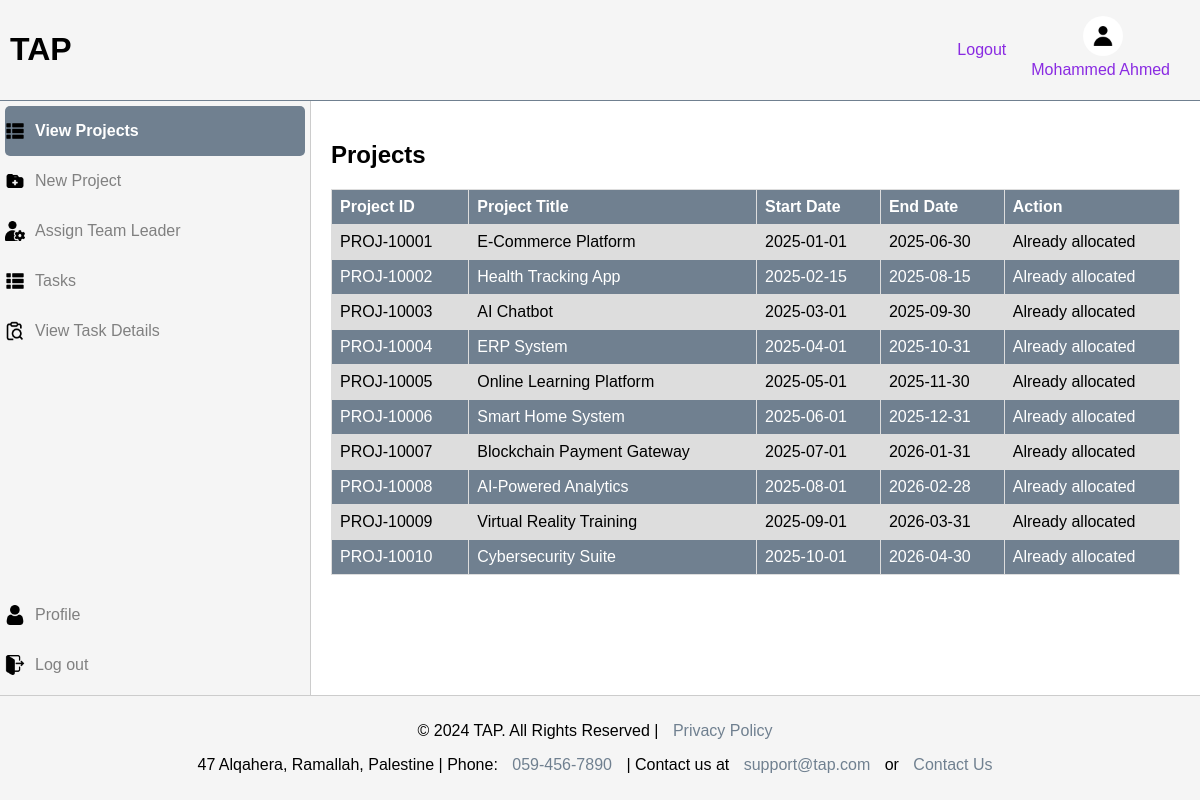
The app's page /projects.php (signed in) with its own data.
### tables this page shows
CREATE TABLE `project` (
  `id` char(10) NOT NULL,
  `title` mediumtext NOT NULL,
  `description` mediumtext NOT NULL,
  `customer` mediumtext NOT NULL,
  `budget` decimal(10,0) NOT NULL,
  `start_date` date NOT NULL,
  `end_date` date NOT NULL,
  `manager` int DEFAULT NULL,
  `team_leader` int DEFAULT NULL
);

### models/User.php (called while the page is built, shortened)
<?php
class User
{
    private string $role;
    public function getRole(): string
    {
        return $this->role;
    }
}
?>

### db.inc.php (called while the page is built, shortened)
<?php
$db = new DatabaseHelper();
class DatabaseHelper
{
    private $pdo;
    private function connect()
    {
        try {
            $this->pdo = new PDO(DBCONNSTRING, DBUSER, DBPASS);
        } catch (PDOException $e) {
            die("Database connection failed: " . $e->getMessage());
        }
    }
    public function query($sql, $params = []): bool|PDOStatement
    {
        $stmt = $this->pdo->prepare($sql);
        $stmt->execute($params);
        return $stmt;
    }
    public function fetchAll($sql, $params = [])
    {
        return $this->query($sql, $params)->fetchAll();
    }
}
?>

### models/Project.php (called while the page is built, shortened)
<?php
class Project
{
    private string $id;
    private string $title;
    private string $start_date;
    private string $end_date;
    private ?string $team_leader;
    public function __construct(
        string $id,
        string $title,
        string $description,
        string $customer,
        float $budget,
        string $start_date,
        string $end_date,
        ?string $manager = null,
        ?string $team_leader = null
    ) {
        $this->id = $id;
        $this->title = $title;
        $this->start_date = $start_date;
        $this->end_date = $end_date;
        $this->team_leader = $team_leader;
    }
    public function getId(): string
    {
        return $this->id;
    }
    public function getTitle(): string
    {
        return $this->title;
    }
    public function getStartDate(): string
    {
        return $this->start_date;
    }
    public function getEndDate(): string
    {
        return $this->end_date;
    }
    public function getTeamLeader(): ?string
    {
        return $this->team_leader;
    }
    public static function fromArray(array $data): Project
    {
        return new Project(
            $data['id'],
            $data['title'],
            $data['description'],
            $data['customer'],
            (float) $data['budget'],
            $data['start_date'],
            $data['end_date'],
            $data['manager'] ?? null,
            $data['team_leader'] ?? null
        );
    }
}
?>

### projects.php (the view, shortened to what this page needs)
<?php
require "./db.inc.php";
require "./models/User.php";
require "./models/Project.php";
?>
<!DOCTYPE html>
<html lang="en">
<head>
    <link rel="stylesheet" href="./assets/css/main.css">
    <link rel="stylesheet" href="./assets/css/tables.css">
</head>
<body>
    <?php require_once "./layout/header.php" ?>
    <div class="container">
        <?php require_once "./layout/side_nav.php" ?>
        <main>
            <?php if ($user instanceof User) { ?>
                <?php if ($user->getRole() != "Team Member") { ?>
                    <section class="form-container">
                        <h1>Projects</h1>
                        <table>
                            <tr>
                                <th>Project ID</th>
                                <th>Project Title</th>
                                <th>Start Date</th>
                                <th>End Date</th>
                                <th>Action</th>
                            </tr>
                            <?php
                            $db_assigned_projects = $db->fetchAll("SELECT * FROM `project` WHERE team_leader IS NOT NULL");
                            $projects = [];
                            foreach ($db_assigned_projects as $db_project) {
                                $projects[] = Project::fromArray($db_project);
                            }
                            foreach ($projects as $project) { ?>
                                <tr>
                                    <td><?php echo $project->getId() ?></td>
                                    <td><?php echo $project->getTitle() ?></td>
                                    <td><?php echo $project->getStartDate() ?></td>
                                    <td><?php echo $project->getEndDate() ?></td>
                                    <?php if ($project->getTeamLeader() == null) { ?>
                                        <?php if ($user->getRole() == "Manager") { ?>
                                            <td><a class="allocate-btn" href="./assign_leader.php?pid=<?php echo $project->getId(); ?>"><img
                                                        src="<?php echo $icons_path ?>/assign_leader.png" alt="assign leader image">
                                                    Allocate Team Leader</a></td>
                                        <?php } else { ?>
                                            <td>Not Allowed</td>
                                        <?php } ?>
                                    <?php } else { ?>
                                        <td>Already allocated</td>
                                    <?php } ?>
                                </tr>
                            <?php } ?>
                        </table>
                    </section>
                <?php } else { ?>
                    <h1>Access Denied!</h1>
                    <p>only can be accessed by a manager!</p>
                <?php } ?>
            <?php } ?>
        </main>
    </div>
    <?php require_once "./layout/footer.php" ?>
</body>
</html>

### assets/css/main.css (style rules this page uses)
body { margin: 0; padding: 0; height: 100vh; font-family: Arial, sans-serif; display: flex; flex-direction: column; }
.container { display: flex; flex: 1 1 0; }
main { flex: 1 1 0; padding: 20px; background-color: white; }

### assets/css/tables.css (style rules this page uses)
table { width: 100%; border-collapse: collapse; }
th, td { padding: 8px; text-align: left; border: 1px solid #ddd; }
tr:nth-child(odd) { background-color: slategray; color: white; }
tr:nth-child(even) { background-color: #ddd; }

### records on screen
project: id "PROJ-10001", title "E-Commerce Platform", start_date "2025-01-01", end_date "2025-06-30", shows "Already allocated"
project: id "PROJ-10002", title "Health Tracking App", start_date "2025-02-15", end_date "2025-08-15", shows "Already allocated"
project: id "PROJ-10003", title "AI Chatbot", start_date "2025-03-01", end_date "2025-09-30", shows "Already allocated"
project: id "PROJ-10004", title "ERP System", start_date "2025-04-01", end_date "2025-10-31", shows "Already allocated"
project: id "PROJ-10005", title "Online Learning Platform", start_date "2025-05-01", end_date "2025-11-30", shows "Already allocated"
project: id "PROJ-10006", title "Smart Home System", start_date "2025-06-01", end_date "2025-12-31", shows "Already allocated"
project: id "PROJ-10007", title "Blockchain Payment Gateway", start_date "2025-07-01", end_date "2026-01-31", shows "Already allocated"
project: id "PROJ-10008", title "AI-Powered Analytics", start_date "2025-08-01", end_date "2026-02-28", shows "Already allocated"
project: id "PROJ-10009", title "Virtual Reality Training", start_date "2025-09-01", end_date "2026-03-31", shows "Already allocated"
project: id "PROJ-10010", title "Cybersecurity Suite", start_date "2025-10-01", end_date "2026-04-30", shows "Already allocated"

### other values on screen
$user->getName() "Mohammed Ahmed"
